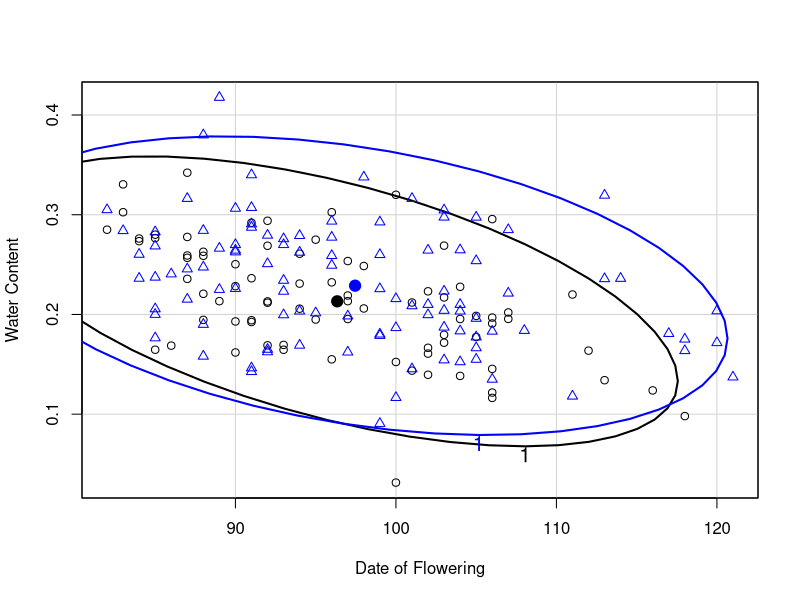
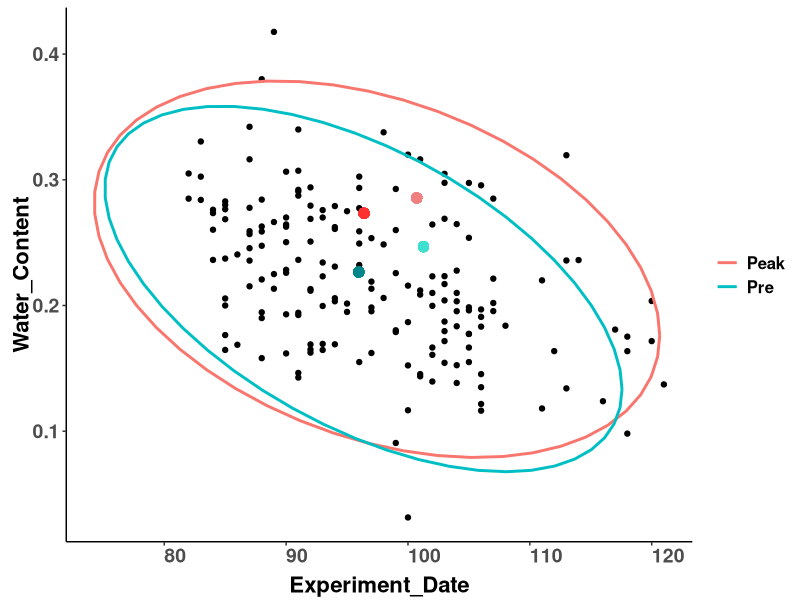
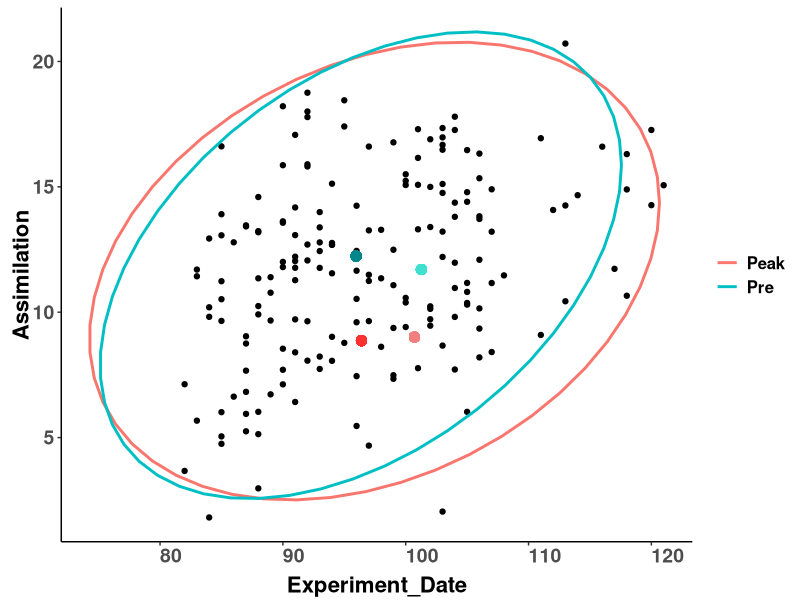
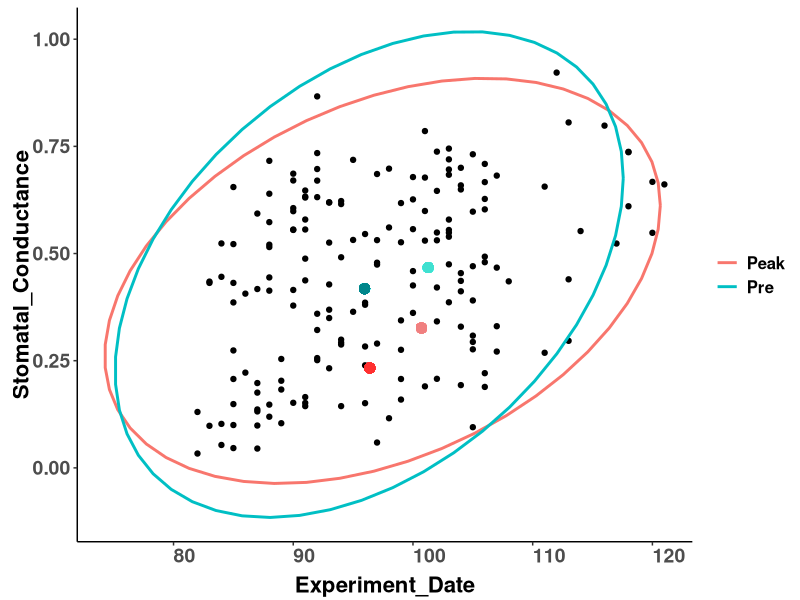
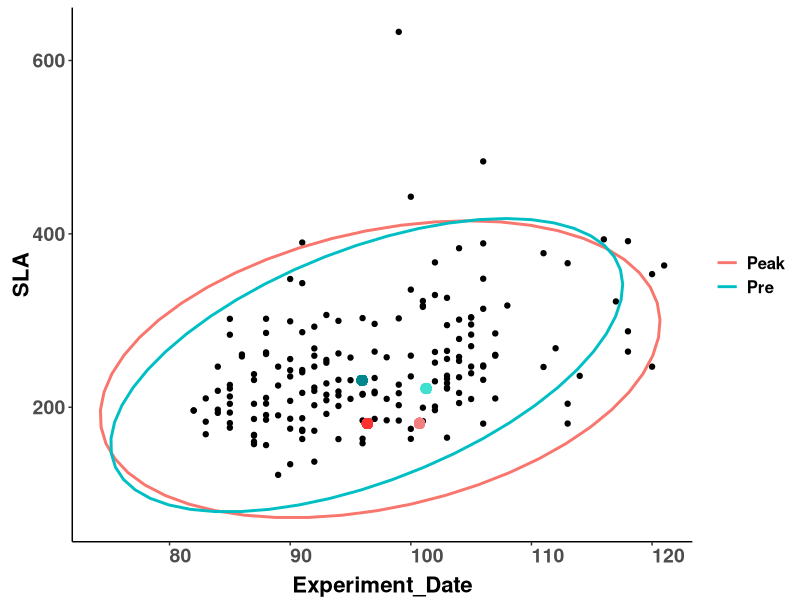
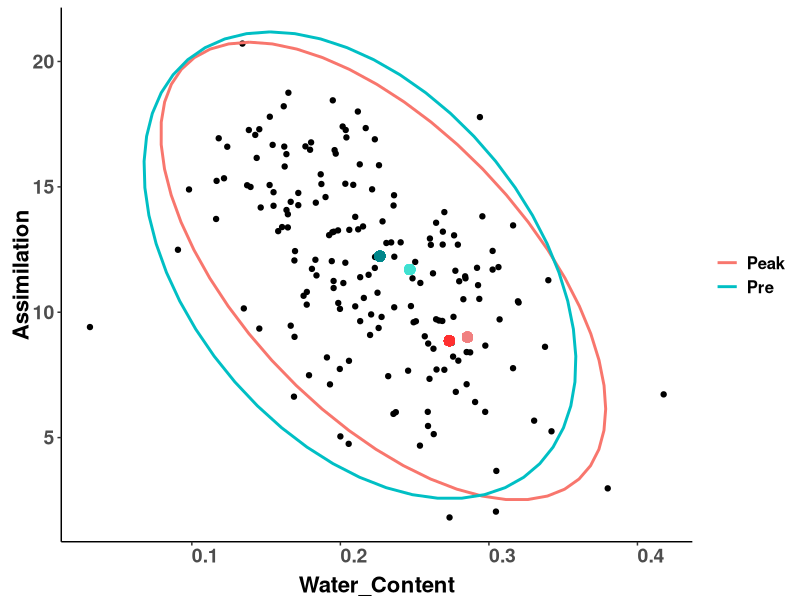
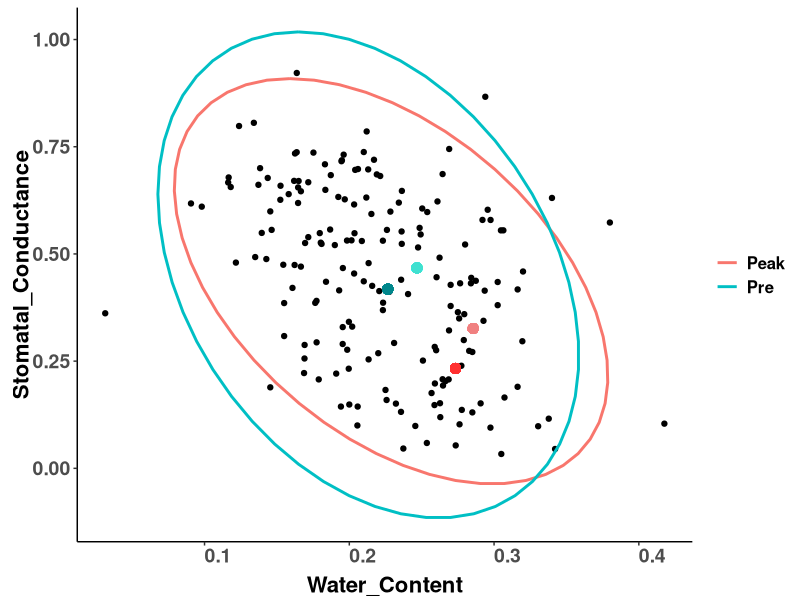
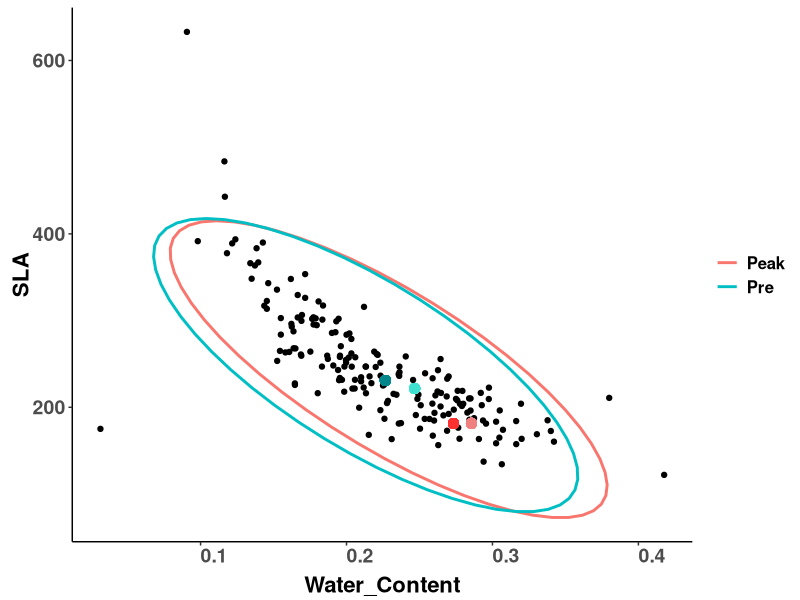

Generate these figures, in order, with R:
##### visualization of the raw data pairwise scatterplots 
#read in packages
library(tidyverse)
library(ggplot2)
library(ggforce)
library(car)
library(cowplot)

# Read in data
all <- read.csv("Data/all.csv")
all <- all %>%
  separate(BlockDrought, c("Block", "Treatment"), "_")
#place <- read.csv("Data/placements.csv")
Center <- all %>% filter(Region == "2.Center") #subset of data
Center <- mutate_if(Center, is.character, stringr::str_replace_all, pattern = "Pre", replacement = "1")
Center <- mutate_if(Center, is.character, stringr::str_replace_all, pattern = "Peak", replacement = "2")
Center$Period <- as.factor(Center$Period)

Center.preW <- filter(Center, Period=="1")
Center.peakW  <- filter(Center, Period=="2")
Center.preD <- filter(Center, Period=="1")
Center.peakD  <- filter(Center, Period=="2")



##### Calculate the means 
SLA_mean_n1 <- 221.6480
DF_mean_n1 <- 101.27039
A_mean_n1 <- 11.703539
wc_mean_n1 <- 0.2467564
gs_mean_n1 <-  0.4673319
  
SLA_mean_n2 <- 181.5637
DF_mean_n2 <- 100.71453
A_mean_n2 <- 9.007431
wc_mean_n2 <- 0.2855723
gs_mean_n2<- 0.3262141

SLA_mean_n3 <- 230.9971
DF_mean_n3<- 95.96158
A_mean_n3 <- 12.234403
wc_mean_n3 <- 0.2265951
gs_mean_n3 <- 0.4178903

SLA_mean_n4 <- 181.3223
DF_mean_n4 <- 96.39451
A_mean_n4 <- 8.861988
wc_mean_n4 <- 0.2733646
gs_mean_n4<- 0.2330421
  
#calculate ellipses
elli_Period <- dataEllipse(Center$Experiment_Date, Center$Water_Content, Center$Period, group.labels=Center$Period,
                           weights, log="", levels=0.95, center.pch=19, 
                           center.cex=1.5, draw=TRUE, segments=51, 
                           robust=FALSE, xlab="Date of Flowering", ylab="Water Content", 
                           lwd=2, fill=FALSE, fill.alpha=0.3, grid=TRUE, id=FALSE) 
df1 <- data.frame(elli_Period$'1')
df1[,3] <- "Pre"

df2 <- data.frame(elli_Period$`2`)
df2[,3] <- "Peak"

df <- data.frame(rbind(df1,df2))


### DF by WC
df.wc <- ggplot(Center, aes(Experiment_Date,Water_Content))+
  geom_point() +
  theme_classic() +  
  geom_path(data=df, aes(x=x, y=y,colour=V3), size=1) +
  theme(legend.title = element_blank(),
        legend.text = element_text(size = 12, face = "bold"),
        axis.text.x = element_text(size=14, face="bold", angle=0,hjust=0),
        axis.text.y = element_text(size=14,face="bold"),
        axis.title.x = element_text(color="black", size=16, vjust = 0, face="bold"),
        axis.title.y = element_text(color="black", size=16,vjust = 0, face="bold"))
df.wc <- df.wc +  geom_point(aes(x=DF_mean_n1, y=wc_mean_n1), size=3, colour="turquoise")#pre wet
df.wc <- df.wc +  geom_point(aes(x=DF_mean_n2, y=wc_mean_n2), size=3, colour="lightcoral") #peak wet
df.wc <- df.wc +  geom_point(aes(x=DF_mean_n3, y=wc_mean_n3), size=3, colour="turquoise4")#pre dry
df.wc <- df.wc +  geom_point(aes(x=DF_mean_n4, y=wc_mean_n4), size=3, colour="firebrick1")#peak dry

df.wc 

#### DF by Ass
elli2_Period <- dataEllipse(Center$Experiment_Date, Center$Assimilation, Center$Period, group.labels=Center$Period,
                            weights, log="", levels=0.95, center.pch=19, 
                            center.cex=1.5, draw=FALSE, segments=51, 
                            robust=FALSE, xlab="Date of Flowering", ylab="Assimilation", 
                            lwd=2, fill=FALSE, fill.alpha=0.3, grid=TRUE, id=FALSE) 

dfA <- data.frame(elli2_Period$'1')
dfA[,3] <- "Pre"

dfB <- data.frame(elli2_Period$`2`)
dfB[,3] <- "Peak"

df2 <- data.frame(rbind(dfA,dfB))

df.ass <- ggplot(Center, aes(Experiment_Date,Assimilation))+
  geom_point() +
  theme_classic() +  
  geom_path(data=df2, aes(x=x, y=y,colour=V3), size=1) +
  theme(legend.title = element_blank(),
        legend.text = element_text(size = 12, face = "bold"),
        axis.text.x = element_text(size=14, face="bold", angle=0,hjust=0),
        axis.text.y = element_text(size=14,face="bold"),
        axis.title.x = element_text(color="black", size=16, vjust = 0, face="bold"),
        axis.title.y = element_text(color="black", size=16,vjust = 0, face="bold"))
df.ass <- df.ass +  geom_point(aes(x=DF_mean_n1, y=A_mean_n1), size=3, colour="turquoise")#pre wet
df.ass <- df.ass +  geom_point(aes(x=DF_mean_n2, y=A_mean_n2), size=3, colour="lightcoral") #peak wet
df.ass <- df.ass +  geom_point(aes(x=DF_mean_n3, y=A_mean_n3), size=3, colour="turquoise4")#pre dry
df.ass <- df.ass +  geom_point(aes(x=DF_mean_n4, y=A_mean_n4), size=3, colour="firebrick1")#peak dry


df.ass 

#### DF by gs
elli3_Period <- dataEllipse(Center$Experiment_Date, Center$Stomatal_Conductance, Center$Period, group.labels=Center$Period,
                            weights, log="", levels=0.95, center.pch=19, 
                            center.cex=1.5, draw=FALSE, segments=51, 
                            robust=FALSE, xlab="Date of Flowering", ylab="Stomatal Conductance", 
                            lwd=2, fill=FALSE, fill.alpha=0.3, grid=TRUE, id=FALSE) 

dfA <- data.frame(elli3_Period$'1')
dfA[,3] <- "Pre"

dfB <- data.frame(elli3_Period$`2`)
dfB[,3] <- "Peak"

df3 <- data.frame(rbind(dfA,dfB))

df.gs <- ggplot(Center, aes(Experiment_Date,Stomatal_Conductance))+
  geom_point() +
  theme_classic() +  
  geom_path(data=df3, aes(x=x, y=y,colour=V3), size=1) +
  theme(legend.title = element_blank(),
        legend.text = element_text(size = 12, face = "bold"),
        axis.text.x = element_text(size=14, face="bold", angle=0,hjust=0),
        axis.text.y = element_text(size=14,face="bold"),
        axis.title.x = element_text(color="black", size=16, vjust = 0, face="bold"),
        axis.title.y = element_text(color="black", size=16,vjust = 0, face="bold"))
df.gs <- df.gs +  geom_point(aes(x=DF_mean_n1, y=gs_mean_n1), size=3, colour="turquoise")#pre wet
df.gs <- df.gs +  geom_point(aes(x=DF_mean_n2, y=gs_mean_n2), size=3, colour="lightcoral") #peak wet
df.gs <- df.gs +  geom_point(aes(x=DF_mean_n3, y=gs_mean_n3), size=3, colour="turquoise4")#pre dry
df.gs <- df.gs +  geom_point(aes(x=DF_mean_n4, y=gs_mean_n4), size=3, colour="firebrick1")#peak dry

df.gs 

#### DF by SLA
elli4_Period <- dataEllipse(Center$Experiment_Date, Center$SLA, Center$Period, group.labels=Center$Period,
                            weights, log="", levels=0.95, center.pch=19, 
                            center.cex=1.5, draw=FALSE, segments=51, 
                            robust=FALSE, xlab="Date of Flowering", ylab="SLA", 
                            lwd=2, fill=FALSE, fill.alpha=0.3, grid=TRUE, id=FALSE) 

dfA <- data.frame(elli4_Period$'1')
dfA[,3] <- "Pre"

dfB <- data.frame(elli4_Period$`2`)
dfB[,3] <- "Peak"

df4 <- data.frame(rbind(dfA,dfB))

df.sla <- ggplot(Center, aes(Experiment_Date,SLA))+
  geom_point() +
  theme_classic() +  
  geom_path(data=df4, aes(x=x, y=y,colour=V3), size=1) +
  theme(legend.title = element_blank(),
        legend.text = element_text(size = 12, face = "bold"),
        axis.text.x = element_text(size=14, face="bold", angle=0,hjust=0),
        axis.text.y = element_text(size=14,face="bold"),
        axis.title.x = element_text(color="black", size=16, vjust = 0, face="bold"),
        axis.title.y = element_text(color="black", size=16,vjust = 0, face="bold"))
df.sla <- df.sla +  geom_point(aes(x=DF_mean_n1, y=SLA_mean_n1), size=3, colour="turquoise")#pre wet
df.sla <- df.sla +  geom_point(aes(x=DF_mean_n2, y=SLA_mean_n2), size=3, colour="lightcoral") #peak wet
df.sla <- df.sla +  geom_point(aes(x=DF_mean_n3, y=SLA_mean_n3), size=3, colour="turquoise4")#pre dry
df.sla <- df.sla +  geom_point(aes(x=DF_mean_n4, y=SLA_mean_n4), size=3, colour="firebrick1")#peak dry


df.sla

#### WC by Ass
elli5_Period <- dataEllipse(Center$Water_Content, Center$Assimilation, Center$Period, group.labels=Center$Period,
                            weights, log="", levels=0.95, center.pch=19, 
                            center.cex=1.5, draw=FALSE, segments=51, 
                            robust=FALSE, xlab="Water Content", ylab="Assimilation", 
                            lwd=2, fill=FALSE, fill.alpha=0.3, grid=TRUE, id=FALSE) 

dfA <- data.frame(elli5_Period$'1')
dfA[,3] <- "Pre"

dfB <- data.frame(elli5_Period$`2`)
dfB[,3] <- "Peak"

df5 <- data.frame(rbind(dfA,dfB))

wc.ass <- ggplot(Center, aes(Water_Content,Assimilation))+
  geom_point() +
  theme_classic() +  
  geom_path(data=df5, aes(x=x, y=y,colour=V3), size=1) +
  theme(legend.title = element_blank(),
        legend.text = element_text(size = 12, face = "bold"),
        axis.text.x = element_text(size=14, face="bold", angle=0,hjust=0),
        axis.text.y = element_text(size=14,face="bold"),
        axis.title.x = element_text(color="black", size=16, vjust = 0, face="bold"),
        axis.title.y = element_text(color="black", size=16,vjust = 0, face="bold"))
wc.ass <- wc.ass +  geom_point(aes(x=wc_mean_n1, y=A_mean_n1), size=3, colour="turquoise")#pre wet
wc.ass <- wc.ass +  geom_point(aes(x=wc_mean_n2, y=A_mean_n2), size=3, colour="lightcoral") #peak wet
wc.ass <- wc.ass +  geom_point(aes(x=wc_mean_n3, y=A_mean_n3), size=3, colour="turquoise4")#pre dry
wc.ass <- wc.ass +  geom_point(aes(x=wc_mean_n4, y=A_mean_n4), size=3, colour="firebrick1")#peak dry


wc.ass 

#### WC by gs
elli6_Period <- dataEllipse(Center$Water_Content, Center$Stomatal_Conductance, Center$Period, group.labels=Center$Period,
                            weights, log="", levels=0.95, center.pch=19, 
                            center.cex=1.5, draw=FALSE, segments=51, 
                            robust=FALSE, xlab="Water Content", ylab="Stomatal Conductance", 
                            lwd=2, fill=FALSE, fill.alpha=0.3, grid=TRUE, id=FALSE) 

dfA <- data.frame(elli6_Period$'1')
dfA[,3] <- "Pre"

dfB <- data.frame(elli6_Period$`2`)
dfB[,3] <- "Peak"

df6 <- data.frame(rbind(dfA,dfB))

wc.gs <- ggplot(Center, aes(Water_Content,Stomatal_Conductance))+
  geom_point() +
  theme_classic() +  
  geom_path(data=df6, aes(x=x, y=y,colour=V3), size=1) +
  theme(legend.title = element_blank(),
        legend.text = element_text(size = 12, face = "bold"),
        axis.text.x = element_text(size=14, face="bold", angle=0,hjust=0),
        axis.text.y = element_text(size=14,face="bold"),
        axis.title.x = element_text(color="black", size=16, vjust = 0, face="bold"),
        axis.title.y = element_text(color="black", size=16,vjust = 0, face="bold"))
wc.gs <- wc.gs +  geom_point(aes(x=wc_mean_n1, y=gs_mean_n1), size=3, colour="turquoise")#pre wet
wc.gs <- wc.gs +  geom_point(aes(x=wc_mean_n2, y=gs_mean_n2), size=3, colour="lightcoral") #peak wet
wc.gs <- wc.gs +  geom_point(aes(x=wc_mean_n3, y=gs_mean_n3), size=3, colour="turquoise4")#pre dry
wc.gs <- wc.gs +  geom_point(aes(x=wc_mean_n4, y=gs_mean_n4), size=3, colour="firebrick1")#peak dry

wc.gs 

#### WC by SLA
elli7_Period <- dataEllipse(Center$Water_Content, Center$SLA, Center$Period, group.labels=Center$Period,
                            weights, log="", levels=0.95, center.pch=19, 
                            center.cex=1.5, draw=FALSE, segments=51, 
                            robust=FALSE, xlab="Water Content", ylab="SLA", 
                            lwd=2, fill=FALSE, fill.alpha=0.3, grid=TRUE, id=FALSE) 

dfA <- data.frame(elli7_Period$'1')
dfA[,3] <- "Pre"

dfB <- data.frame(elli7_Period$`2`)
dfB[,3] <- "Peak"

df7 <- data.frame(rbind(dfA,dfB))

wc.sla <- ggplot(Center, aes(Water_Content,SLA))+
  geom_point() +
  theme_classic() +  
  geom_path(data=df7, aes(x=x, y=y,colour=V3), size=1) +
  theme(legend.title = element_blank(),
        legend.text = element_text(size = 12, face = "bold"),
        axis.text.x = element_text(size=14, face="bold", angle=0,hjust=0),
        axis.text.y = element_text(size=14,face="bold"),
        axis.title.x = element_text(color="black", size=16, vjust = 0, face="bold"),
        axis.title.y = element_text(color="black", size=16,vjust = 0, face="bold"))
wc.sla <- wc.sla +  geom_point(aes(x=wc_mean_n1, y=SLA_mean_n1), size=3, colour="turquoise")#pre wet
wc.sla <- wc.sla +  geom_point(aes(x=wc_mean_n2, y=SLA_mean_n2), size=3, colour="lightcoral") #peak wet
wc.sla <- wc.sla +  geom_point(aes(x=wc_mean_n3, y=SLA_mean_n3), size=3, colour="turquoise4")#pre dry
wc.sla <- wc.sla +  geom_point(aes(x=wc_mean_n4, y=SLA_mean_n4), size=3, colour="firebrick1")#peak dry


wc.sla 

#### SLA by Ass
elli8_Period <- dataEllipse(Center$SLA, Center$Assimilation, Center$Period, group.labels=Center$Period,
                            weights, log="", levels=0.95, center.pch=19, 
                            center.cex=1.5, draw=FALSE, segments=51, 
                            robust=FALSE, xlab="SLA", ylab="Assimilation", 
                            lwd=2, fill=FALSE, fill.alpha=0.3, grid=TRUE, id=FALSE) 

dfA <- data.frame(elli8_Period$'1')
dfA[,3] <- "Pre"

dfB <- data.frame(elli8_Period$`2`)
dfB[,3] <- "Peak"

df8 <- data.frame(rbind(dfA,dfB))

sla.ass <- ggplot(Center, aes(SLA,Assimilation))+
  geom_point() +
  theme_classic() +  
  geom_path(data=df8, aes(x=x, y=y,colour=V3), size=1) +
  theme(legend.title = element_blank(),
        legend.text = element_text(size = 12, face = "bold"),
        axis.text.x = element_text(size=14, face="bold", angle=0,hjust=0),
        axis.text.y = element_text(size=14,face="bold"),
        axis.title.x = element_text(color="black", size=16, vjust = 0, face="bold"),
        axis.title.y = element_text(color="black", size=16,vjust = 0, face="bold"))
sla.ass <- sla.ass +  geom_point(aes(x=SLA_mean_n1, y=A_mean_n1), size=3, colour="turquoise")#pre wet
sla.ass <- sla.ass +  geom_point(aes(x=SLA_mean_n2, y=A_mean_n2), size=3, colour="lightcoral") #peak wet
sla.ass <- sla.ass +  geom_point(aes(x=SLA_mean_n3, y=A_mean_n3), size=3, colour="turquoise4")#pre dry
sla.ass <- sla.ass +  geom_point(aes(x=SLA_mean_n4, y=A_mean_n4), size=3, colour="firebrick1")#peak dry

sla.ass 


#### gs by sla
elli9_Period <- dataEllipse(Center$Stomatal_Conductance, Center$SLA, Center$Period, group.labels=Center$Period,
                            weights, log="", levels=0.95, center.pch=19, 
                            center.cex=1.5, draw=FALSE, segments=51, 
                            robust=FALSE, xlab="Stomatal Conductance", ylab="SLA", 
                            lwd=2, fill=FALSE, fill.alpha=0.3, grid=TRUE, id=FALSE) 

dfA <- data.frame(elli9_Period$'1')
dfA[,3] <- "Pre"

dfB <- data.frame(elli9_Period$`2`)
dfB[,3] <- "Peak"

df9 <- data.frame(rbind(dfA,dfB))

gs.sla <- ggplot(Center, aes(Stomatal_Conductance,SLA))+
  geom_point() +
  theme_classic() +  
  geom_path(data=df9, aes(x=x, y=y,colour=V3), size=1) +
  theme(legend.title = element_blank(),
        legend.text = element_text(size = 12, face = "bold"),
        axis.text.x = element_text(size=14, face="bold", angle=0,hjust=0),
        axis.text.y = element_text(size=14,face="bold"),
        axis.title.x = element_text(color="black", size=16, vjust = 0, face="bold"),
        axis.title.y = element_text(color="black", size=16,vjust = 0, face="bold"))
gs.sla <- gs.sla +  geom_point(aes(x=gs_mean_n1, y=SLA_mean_n1), size=3, colour="turquoise")#pre wet
gs.sla <- gs.sla +  geom_point(aes(x=gs_mean_n2, y=SLA_mean_n2), size=3, colour="lightcoral") #peak wet
gs.sla <- gs.sla +  geom_point(aes(x=gs_mean_n3, y=SLA_mean_n3), size=3, colour="turquoise4")#pre dry
gs.sla <- gs.sla +  geom_point(aes(x=gs_mean_n4, y=SLA_mean_n4), size=3, colour="firebrick1")#peak dry


gs.sla 



### gs by ASS
elli10_Period <- dataEllipse(Center$Stomatal_Conductance, Center$Assimilation, Center$Period, group.labels=Center$Period,
                             weights, log="", levels=0.95, center.pch=19, 
                             center.cex=1.5, draw=FALSE, segments=51, 
                             robust=FALSE, xlab="Stomatal Conductance", ylab="SLA", 
                             lwd=2, fill=FALSE, fill.alpha=0.3, grid=TRUE, id=FALSE) 

dfA <- data.frame(elli10_Period$'1')
dfA[,3] <- "Pre"

dfB <- data.frame(elli10_Period$`2`)
dfB[,3] <- "Peak"

df10 <- data.frame(rbind(dfA,dfB))

gs.ass <- ggplot(Center, aes(Stomatal_Conductance,Assimilation))+
  geom_point() +
  theme_classic() +  
  geom_path(data=df10, aes(x=x, y=y,colour=V3), size=1) +
  theme(legend.title = element_blank(),
        legend.text = element_text(size = 12, face = "bold"),
        axis.text.x = element_text(size=14, face="bold", angle=0,hjust=0),
        axis.text.y = element_text(size=14,face="bold"),
        axis.title.x = element_text(color="black", size=16, vjust = 0, face="bold"),
        axis.title.y = element_text(color="black", size=16,vjust = 0, face="bold"))
gs.ass <- gs.ass +  geom_point(aes(x=gs_mean_n1, y=A_mean_n1), size=3, colour="turquoise")#pre wet
gs.ass <- gs.ass +  geom_point(aes(x=gs_mean_n2, y=A_mean_n2), size=3, colour="lightcoral") #peak wet
gs.ass <- gs.ass +  geom_point(aes(x=gs_mean_n3, y=A_mean_n3), size=3, colour="turquoise4")#pre dry
gs.ass <- gs.ass +  geom_point(aes(x=gs_mean_n4, y=A_mean_n4), size=3, colour="firebrick1")#peak dry


gs.ass

# cowplot export 10 by 16
plot_grid(df.sla, df.wc, df.ass, df.gs, sla.ass, gs.sla,
          wc.sla, wc.ass, wc.gs, gs.ass,  ncol=2)



